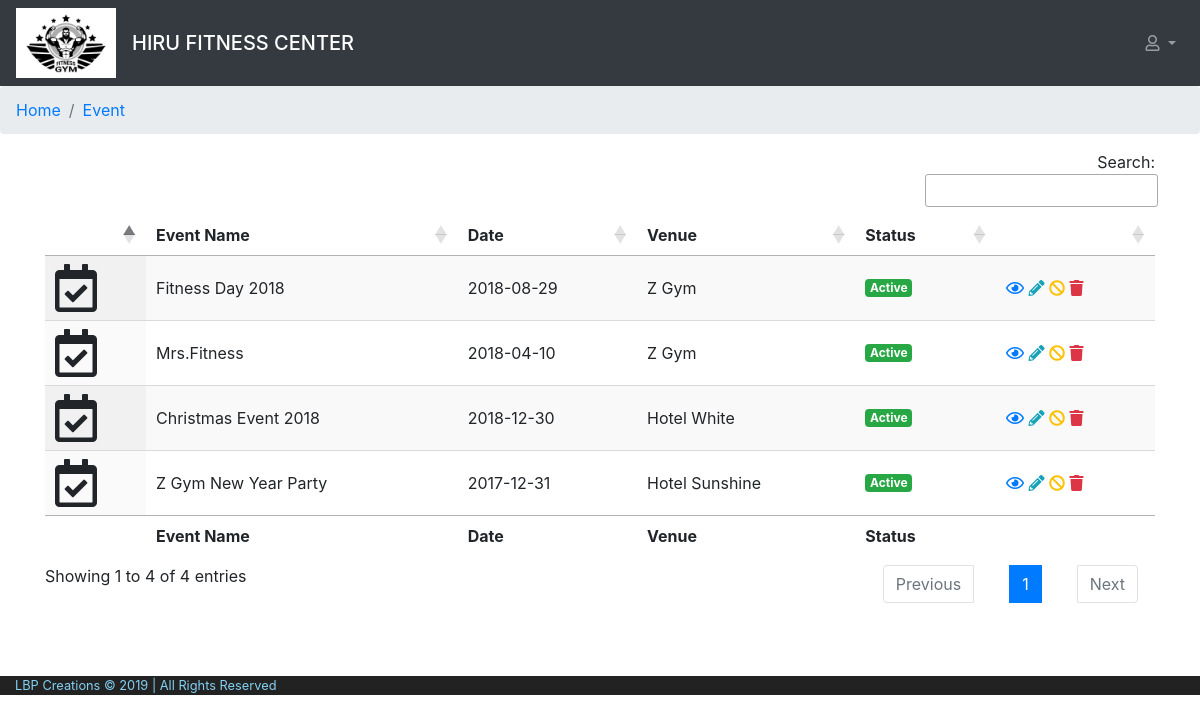
The page /cms/view/event/index.php on the database its author committed.
### tables this page shows
CREATE TABLE `event` (
  `event_id` int(25) NOT NULL,
  `event_title` varchar(255) NOT NULL,
  `event_date` date NOT NULL,
  `event_venue` varchar(50) NOT NULL,
  `event_description` varchar(2550) NOT NULL,
  `image` varchar(255) NOT NULL,
  `status` char(1) NOT NULL COMMENT 'A = Active , I = Inactive, D = Deleted'
);

### model/event.php (called while the page is built, shortened)
<?php
class Event{
    public static function displayAllEvent(){
        $con=$GLOBALS['con'];
        $sql="  SELECT  event.event_id,
                        event.event_title,
                        event.event_date,
                        event.event_venue,
                        event.event_description,
                        event.image,
                        event.status
                FROM event
                WHERE event.status != 'D'
                ORDER BY event.event_id DESC";
        $result=$con->query($sql);
        return $result;
    }
}

### cms/view/event/index.php (the view, shortened to what this page needs)
<?php include '../../layout/header.php'; ?>
<?php include '../../../model/event.php'; ?>
<?php
$allEvent = Event::displayAllEvent();
?>
<body>
    <?php include '../../layout/navBar.php';?>
    <nav aria-label="breadcrumb">
    <ol class="breadcrumb">
        <li class="breadcrumb-item" aria-current="page"><a href="../dashboard/dashboard.php">Home</a></li>
        <li class="breadcrumb-item active" aria-current="page"><a href="#">Event</a></li>
    </ol>
    </nav>
    <div class="container">
        <table id="example" class="display" style="width:100%">
            <thead>
                <tr>
                    <th>&nbsp;</th>
                    <th>Event Name</th>
                    <th>Date</th>
                    <th>Venue</th>
                    <th>Status</th>
                    <th>&nbsp;</th>
                </tr>
            </thead>
            <tbody>
                <?php
                    while($row = $allEvent->fetch_assoc()) {
                        if($row['status']==Event::ACTIVE){
                            $status="Active";
                        }elseif($row['status']==Event::INACTIVE){
                            $status="Inactive";
                        }
                ?>
                <tr>
                    <td><?php if (!empty($row['image'])){echo "<img src='../../public/image/event_image/{$row['image']}' width='70' height='auto' class='img-responsive img-thumbnail' />";}else{echo "<i class='far fa-3x fa-calendar-check'></i>";}?></td>
                    <td><?php echo ucwords($row['event_title']); ?></td>
                    <td><?php echo $row['event_date']; ?></td>
                    <td><?php echo $row['event_venue']; ?></td>
                    <td><span class="badge <?php if($row['status']==Event::ACTIVE){echo "badge-success";}else{echo "badge-danger";}?>"><?php echo $status; ?></span></td>
                    <td>
                            <a data-toggle="tooltip" data-placement="top" title="View" href="../../controller/eventController.php?event_id=<?php echo $row['event_id']?>&status=View"><i class="far fa-eye text-primary"></i></a>
                            <a data-toggle="tooltip" data-placement="top" title="Edit" href="../../controller/eventController.php?event_id=<?php echo $row['event_id']?>&status=Edit"><i class="fas fa-pencil-alt text-info"></i></a>
                        <?php
                            $eventId = $row['event_id'];
                            if($row['status']==Event::ACTIVE){
                                echo "<a data-toggle='tooltip' data-placement='top' title='Deactivate' href='../../controller/eventController.php?event_id='.$eventId.'&status=Deactivate'><i class='fas fa-ban text-warning'></i></a>";
                            }elseif($row['status']==Event::INACTIVE){
                                echo "<a data-toggle='tooltip' data-placement='top' title='Activate' href='../../controller/eventController.php?event_id='.$eventId.'&status=Activate'><i class='far fa-check-circle text-success'></i></a>";
                            }
                        ?>
                            <a data-toggle="tooltip" data-placement="top" title="Delete"><i class="fas fa-trash text-danger"></i></a>
                    </td>
                </tr>
                    <?php } ?>
            </tbody>
            <tfoot>
                <tr>
                    <th>&nbsp;</th>
                    <th>Event Name</th>
                    <th>Date</th>
                    <th>Venue</th>
                    <th>Status</th>
                    <th>&nbsp;</th>
                </tr>
            </tfoot>
        </table>
    </div>
<?php include '../../layout/footer.php';?>

### public/css/layout.css (style rules this page uses)
body { background-color: #ffffff; }
a { text-decoration: none !important; }

### rows shown on the page
event: event_title "Fitness Day 2018", event_date "2018-08-29", event_venue "Z Gym", status "Active"
event: event_title "Mrs.Fitness", event_date "2018-04-10", event_venue "Z Gym", status "Active"
event: event_title "Christmas Event 2018", event_date "2018-12-30", event_venue "Hotel White", status "Active"
event: event_title "Z Gym New Year Party", event_date "2017-12-31", event_venue "Hotel Sunshine", status "Active"

### other values the page prints
SYSTEM_BUSINESS_NAME "HIRU FITNESS CENTER"
